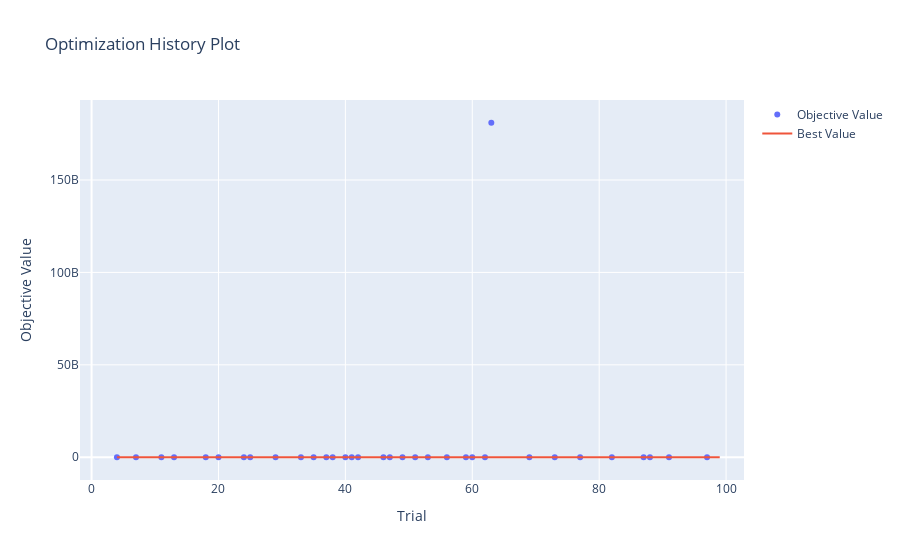

Notebook cell for this chart:
### Markdown cell above
##### **Optimization history**

### Code cell
plot_optimization_history(study_gam)
